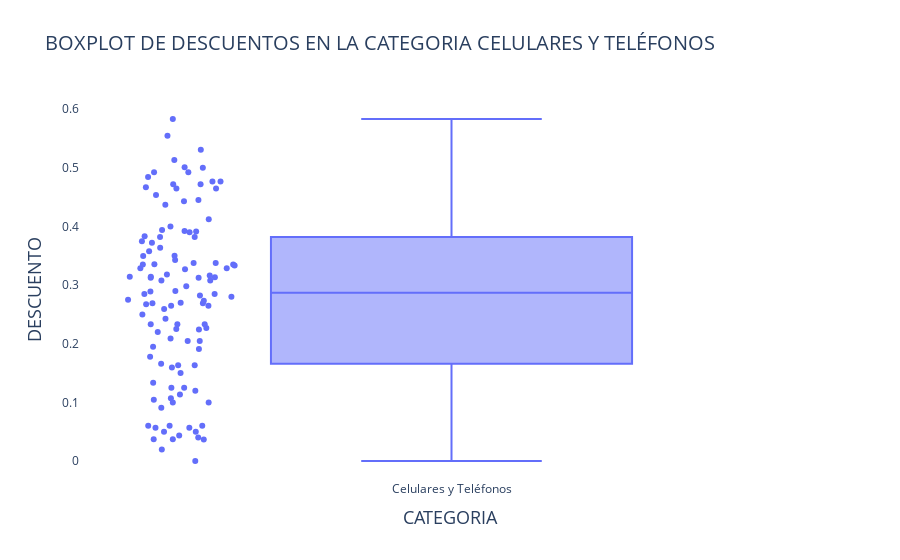

Notebook source saved alongside this figure:
### Markdown cell above
Examinemos más a fondo como se distribuyen los descuentos en esta categoría:

### Code cell
fig = px.box(products_cat, x="SEARCH_CATEGORY_NAME", y="ITEM_DISCOUNT_RATE", points="all",
             title='BOXPLOT DE DESCUENTOS EN LA CATEGORIA {}'.format(cat.upper()))
fig.update_traces(quartilemethod="exclusive")
fig.update_layout(titlefont = dict(size=20),
                  xaxis=dict(title="CATEGORIA",titlefont=dict(size=18)),
                  yaxis=dict(title="DESCUENTO",titlefont=dict(size=18)),
                  plot_bgcolor='rgb(255,255,255)')
fig.show()

### Figure 1 — Plotly figure (JSON) as saved in the notebook; plotly's stock layout.template omitted (floating-point values rounded to 4 significant figures)
{"data": [{"alignmentgroup": "True", "boxpoints": "all", "hovertemplate": "SEARCH_CATEGORY_NAME=%{x}<br>ITEM_DISCOUNT_RATE=%{y}<extra></extra>", "legendgroup": "", "marker": {"color": "#636efa"}, "name": "", "notched": false, "offsetgroup": "", "orientation": "v", "quartilemethod": "exclusive", "showlegend": false, "type": "box", "x": ["Celulares y Teléfonos", "Celulares y Teléfonos", "Celulares y Teléfonos", "Celulares y Teléfonos", "Celulares y Teléfonos", "Celulares y Teléfonos", "Celulares y Teléfonos", "Celulares y Teléfonos", "Celulares y Teléfonos", "Celulares y Teléfonos", "Celulares y Teléfonos", "Celulares y Teléfonos", "Celulares y Teléfonos", "Celulares y Teléfonos", "Celulares y Teléfonos", "Celulares y Teléfonos", "Celulares y Teléfonos", "Celulares y Teléfonos", "Celulares y Teléfonos", "Celulares y Teléfonos", "Celulares y Teléfonos", "Celulares y Teléfonos", "Celulares y Teléfonos", "Celulares y Teléfonos", "Celulares y Teléfonos", "Celulares y Teléfonos", "Celulares y Teléfonos", "Celulares y Teléfonos", "Celulares y Teléfonos", "Celulares y Teléfonos", "Celulares y Teléfonos", "Celulares y Teléfonos", "Celulares y Teléfonos", "Celulares y Teléfonos", "Celulares y Teléfonos", "Celulares y Teléfonos", "Celulares y Teléfonos", "Celulares y Teléfonos", "Celulares y Teléfonos", "Celulares y Teléfonos", "Celulares y Teléfonos", "Celulares y Teléfonos", "Celulares y Teléfonos", "Celulares y Teléfonos", "Celulares y Teléfonos", "Celulares y Teléfonos", "Celulares y Teléfonos", "Celulares y Teléfonos", "Celulares y Teléfonos", "Celulares y Teléfonos", "Celulares y Teléfonos", "Celulares y Teléfonos", "Celulares y Teléfonos", "Celulares y Teléfonos", "Celulares y Teléfonos", "Celulares y Teléfonos", "Celulares y Teléfonos", "Celulares y Teléfonos", "Celulares y Teléfonos", "Celulares y Teléfonos", "Celulares y Teléfonos", "Celulares y Teléfonos", "Celulares y Teléfonos", "Celulares y Teléfonos", "Celulares y Teléfonos", "Celulares y Teléfonos", "Celulares y Teléfonos", "Celulares y Teléfonos", "Celulares y Teléfonos", "Celulares y Teléfonos", "Celulares y Teléfonos", "Celulares y Teléfonos", "Celulares y Teléfonos", "Celulares y Teléfonos", "Celulares y Teléfonos", "Celulares y Teléfonos", "Celulares y Teléfonos", "Celulares y Teléfonos", "Celulares y Teléfonos", "Celulares y Teléfonos", "Celulares y Teléfonos", "Celulares y Teléfonos", "Celulares y Teléfonos", "Celulares y Teléfonos", "Celulares y Teléfonos", "Celulares y Teléfonos", "Celulares y Teléfonos", "Celulares y Teléfonos", "Celulares y Teléfonos", "Celulares y Teléfonos", "Celulares y Teléfonos", "Celulares y Teléfonos", "Celulares y Teléfonos", "Celulares y Teléfonos", "Celulares y Teléfonos", "Celulares y Teléfonos", "Celulares y Teléfonos", "Celulares y Teléfonos", "Celulares y Teléfonos", "Celulares y Teléfonos", "Celulares y Teléfonos", "Celulares y Teléfonos", "Celulares y Teléfonos", "Celulares y Teléfonos", "Celulares y Teléfonos", "Celulares y Teléfonos", "Celulares y Teléfonos", "Celulares y Teléfonos", "Celulares y Teléfonos", "Celulares y Teléfonos", "Celulares y Teléfonos", "Celulares y Teléfonos", "Celulares y Teléfonos", "Celulares y Teléfonos"], "x0": " ", "xaxis": "x", "y": [0.3077, 0.1596, 0.394, 0.1333, 0.3429, 0.06038, 0.05671, 0.27, 0.3143, 0.178, 0.443, 0.2848, 0.308, 0.3497, 0.04372, 0.3834, 0.12, 0.35, 0.2848, 0.1, 0.03704, 0.1072, 0.05671, 0.3143, 0.29, 0.3135, 0.1133, 0.22, 6.274e-05, 0.225, 0.3913, 0.335, 0.3724, 0.335, 0.4126, 0.03714, 0.1658, 0.3125, 0.3637, 0.5134, 0.2751, 0.2092, 0.125, 0.2333, 0.2689, 0.28, 0.15, 0.01962, 0.09094, 0.227, 0.375, 0.289, 0.5, 0.3182, 0.125, 0.472, 0.477, 0.5308, 0.445, 0.3286, 0.2244, 0.1, 0.4847, 0.1635, 0.5013, 0.4539, 0.382, 0.3377, 0.2983, 0.5546, 0.3165, 0.5834, 0.2647, 0.39, 0.2333, 0.465, 0.3922, 0.4923, 0.4372, 0.2676, 0.472, 0.2822, 0.467, 0.04001, 0.06016, 0.05, 0.1909, 0.1047, 0.3356, 0.3334, 0.25, 0.2734, 0.3273, 0.2593, 0.2046, 0.2689, 0.2334, 0.3579, 0.2429, 0.05, 0.03685, 0.4, 0.1947, 0.477, 0.3286, 0.382, 0.1635, 0.2046, 0.3377, 0.06016, 0.4923, 0.465, 0.2647, 0.3125], "y0": " ", "yaxis": "y"}], "layout": {"boxmode": "group", "legend": {"tracegroupgap": 0}, "plot_bgcolor": "rgb(255,255,255)", "title": {"font": {"size": 20}, "text": "BOXPLOT DE DESCUENTOS EN LA CATEGORIA CELULARES Y TELÉFONOS"}, "xaxis": {"anchor": "y", "domain": [0, 1], "title": {"font": {"size": 18}, "text": "CATEGORIA"}}, "yaxis": {"anchor": "x", "domain": [0, 1], "title": {"font": {"size": 18}, "text": "DESCUENTO"}}}}
